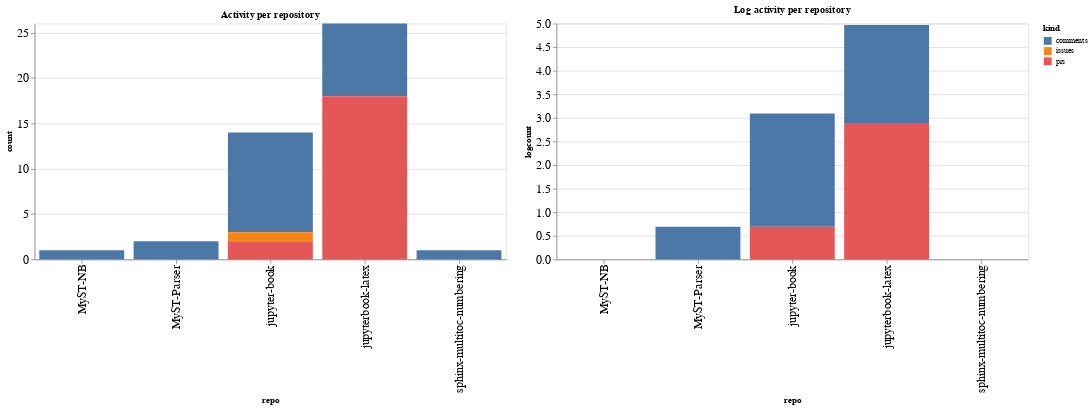

Here is the notebook cell this chart was saved with:
### Code cell
ch1 = alt.Chart(repo_summaries, width=600, title="Activity per repository").mark_bar().encode(
    x='repo',
    y='count',
    color='kind',
    tooltip="kind"
)

ch2 = alt.Chart(repo_summaries, width=600, title="Log activity per repository").mark_bar().encode(
    x='repo',
    y='logcount',
    color='kind',
    tooltip="kind"
)

ch1 | ch2

### Figure 1 — Vega-Lite specification as saved in the notebook (floating-point values rounded to 4 significant figures)
{"config": {"axisLeft": {"labelFontSize": 15}, "axisBottom": {"labelFontSize": 15}}, "hconcat": [{"mark": "bar", "encoding": {"color": {"type": "nominal", "field": "kind"}, "tooltip": {"type": "nominal", "field": "kind"}, "x": {"type": "nominal", "field": "repo"}, "y": {"type": "quantitative", "field": "count"}}, "title": "Activity per repository", "width": 600}, {"mark": "bar", "encoding": {"color": {"type": "nominal", "field": "kind"}, "tooltip": {"type": "nominal", "field": "kind"}, "x": {"type": "nominal", "field": "repo"}, "y": {"type": "quantitative", "field": "logcount"}}, "title": "Log activity per repository", "width": 600}], "data": {"name": "data-57d51d77c5446f538a4be8b2cc40ff77"}, "$schema": "https://vega.github.io/schema/vega-lite/v4.8.1.json", "datasets": {"data-57d51d77c5446f538a4be8b2cc40ff77": [{"repo": "MyST-NB", "kind": "comments", "count": 1, "logcount": 0.0}, {"repo": "MyST-Parser", "kind": "comments", "count": 2, "logcount": 0.6931}, {"repo": "jupyter-book", "kind": "comments", "count": 11, "logcount": 2.398}, {"repo": "jupyter-book", "kind": "issues", "count": 1, "logcount": 0.0}, {"repo": "jupyter-book", "kind": "prs", "count": 2, "logcount": 0.6931}, {"repo": "jupyterbook-latex", "kind": "comments", "count": 8, "logcount": 2.079}, {"repo": "jupyterbook-latex", "kind": "prs", "count": 18, "logcount": 2.89}, {"repo": "sphinx-multitoc-numbering", "kind": "comments", "count": 1, "logcount": 0.0}]}}
